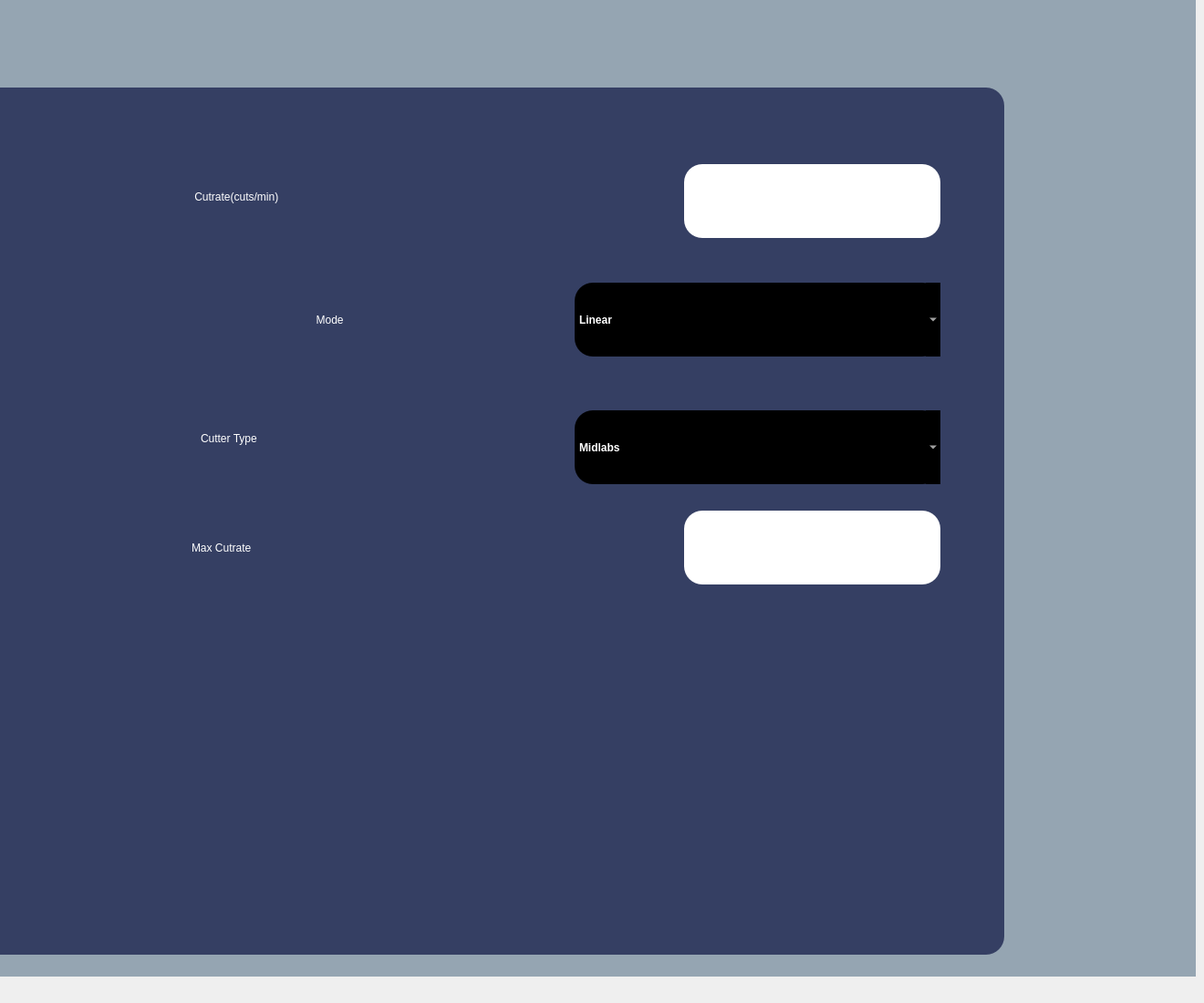
   <widget class="QWidget" name="tab_7">
    <attribute name="title">
     <string>VIT</string>
    </attribute>
    <widget class="QLabel" name="label_24">
     <property name="geometry">
      <rect>
       <x>210</x>
       <y>170</y>
       <width>521</width>
       <height>91</height>
      </rect>
     </property>
     <property name="styleSheet">
      <string notr="true">color: rgb(255, 255, 255);
font: 35pt &quot;Ubuntu&quot;;
background-color: rgba(191, 64, 64, 0);</string>
     </property>
     <property name="text">
      <string> Cutrate(cuts/min)</string>
     </property>
    </widget>
    <widget class="QPushButton" name="pushButton_save_4">
     <property name="geometry">
      <rect>
       <x>760</x>
       <y>920</y>
       <width>311</width>
       <height>91</height>
      </rect>
     </property>
     <property name="styleSheet">
      <string notr="true">image: url(:/new/prefix1/img/save-button 1.png);
background-color: transparent;
border:none;</string>
     </property>
     <property name="text">
      <string/>
     </property>
    </widget>
    <widget class="QLineEdit" name="lineEdit_cutrate">
     <property name="geometry">
      <rect>
       <x>750</x>
       <y>180</y>
       <width>281</width>
       <height>81</height>
      </rect>
     </property>
     <property name="styleSheet">
      <string notr="true">font: 45pt &quot;Ubuntu&quot;;
background-color: rgb(255, 255, 255);border-radius: 20px;</string>
     </property>
     <property name="text">
      <string/>
     </property>
     <property name="alignment">
      <set>Qt::AlignCenter</set>
     </property>
    </widget>
    <widget class="QLabel" name="label_13">
     <property name="geometry">
      <rect>
       <x>0</x>
       <y>-20</y>
       <width>1311</width>
       <height>1091</height>
      </rect>
     </property>
     <property name="styleSheet">
      <string notr="true">background-color: rgb(149, 165, 178);</string>
     </property>
     <property name="text">
      <string/>
     </property>
    </widget>
    <widget class="QLabel" name="label_28">
     <property name="geometry">
      <rect>
       <x>340</x>
       <y>310</y>
       <width>271</width>
       <height>81</height>
      </rect>
     </property>
     <property name="styleSheet">
      <string notr="true">color: rgb(255, 255, 255);
font: 35pt &quot;Ubuntu&quot;;
background-color: rgba(191, 64, 64, 0);</string>
     </property>
     <property name="frameShape">
      <enum>QFrame::NoFrame</enum>
     </property>
     <property name="text">
      <string>  Mode</string>
     </property>
    </widget>
    <widget class="QLabel" name="label_34">
     <property name="geometry">
      <rect>
       <x>-20</x>
       <y>96</y>
       <width>1121</width>
       <height>951</height>
      </rect>
     </property>
     <property name="styleSheet">
      <string notr="true">color: rgb(255, 255, 255);
font: 30pt &quot;Ubuntu&quot;;border-radius: 20px;
background-color: rgb(53, 63, 99);</string>
     </property>
     <property name="text">
      <string/>
     </property>
    </widget>
    <widget class="QLabel" name="label_43">
     <property name="geometry">
      <rect>
       <x>220</x>
       <y>440</y>
       <width>511</width>
       <height>81</height>
      </rect>
     </property>
     <property name="styleSheet">
      <string notr="true">color: rgb(255, 255, 255);
font: 35pt &quot;Ubuntu&quot;;
background-color: rgba(191, 64, 64, 0);</string>
     </property>
     <property name="text">
      <string>Cutter Type</string>
     </property>
    </widget>
    <widget class="QLineEdit" name="lineEdit_maxcutrate">
     <property name="geometry">
      <rect>
       <x>750</x>
       <y>560</y>
       <width>281</width>
       <height>81</height>
      </rect>
     </property>
     <property name="styleSheet">
      <string notr="true">font: 45pt &quot;Ubuntu&quot;;
background-color: rgb(255, 255, 255);border-radius: 20px;</string>
     </property>
     <property name="text">
      <string/>
     </property>
     <property name="alignment">
      <set>Qt::AlignCenter</set>
     </property>
    </widget>
    <widget class="QLabel" name="label_46">
     <property name="geometry">
      <rect>
       <x>210</x>
       <y>560</y>
       <width>501</width>
       <height>81</height>
      </rect>
     </property>
     <property name="styleSheet">
      <string notr="true">color: rgb(255, 255, 255);
font: 35pt &quot;Ubuntu&quot;;
background-color: rgba(191, 64, 64, 0);</string>
     </property>
     <property name="frameShape">
      <enum>QFrame::NoFrame</enum>
     </property>
     <property name="text">
      <string>Max Cutrate</string>
     </property>
    </widget>
    <widget class="QComboBox" name="comboBox_cuttermode">
     <property name="geometry">
      <rect>
       <x>630</x>
       <y>310</y>
       <width>401</width>
       <height>81</height>
      </rect>
     </property>
     <property name="styleSheet">
      <string notr="true">font: 45pt &quot;Ubuntu&quot;;
background-color: rgb(0, 0, 0);
color: rgb(255,255,255);
border-radius:20px;
font-weight: bold;</string>
     </property>
     <item>
      <property name="text">
       <string>Linear</string>
      </property>
     </item>
     <item>
      <property name="text">
       <string>NON-Linear</string>
      </property>
     </item>
    </widget>
    <widget class="QComboBox" name="comboBox_cuttertype">
     <property name="geometry">
      <rect>
       <x>630</x>
       <y>450</y>
       <width>401</width>
       <height>81</height>
      </rect>
     </property>
     <property name="styleSheet">
      <string notr="true">font: 45pt &quot;Ubuntu&quot;;
background-color: rgb(0, 0, 0);
color: rgb(255,255,255);
border-radius:20px;
font-weight: bold;</string>
     </property>
     <item>
      <property name="text">
       <string>Midlabs</string>
      </property>
     </item>
     <item>
      <property name="text">
       <string>Alcon</string>
      </property>
     </item>
     <item>
      <property name="text">
       <string>Dorc</string>
      </property>
     </item>
    </widget>
    <zorder>label_13</zorder>
    <zorder>label_34</zorder>
    <zorder>label_24</zorder>
    <zorder>label_28</zorder>
    <zorder>pushButton_save_4</zorder>
    <zorder>lineEdit_cutrate</zorder>
    <zorder>label_43</zorder>
    <zorder>lineEdit_maxcutrate</zorder>
    <zorder>label_46</zorder>
    <zorder>comboBox_cuttermode</zorder>
    <zorder>comboBox_cuttertype</zorder>
   </widget>
